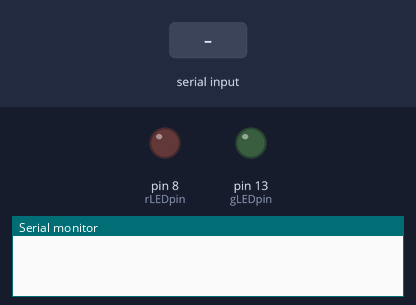
The sketch below on a simulated Arduino Uno, built with avr-gcc and run on an emulated ATmega328P. Parts: output pins drawn as LEDs (lit = HIGH), the last lines printed to the serial monitor. The inputs (shaded band) are chosen by the test bench.

Above: at 1.2 s.
1.3 s: "30,150\n" received over Serial
At 2.3 s:
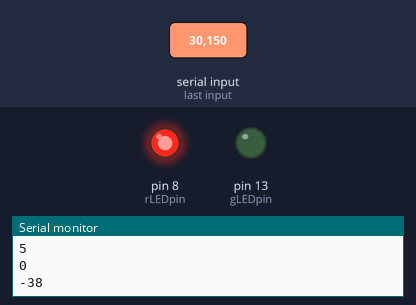
2.8 s: "1\n" received over Serial
At 4.0 s:
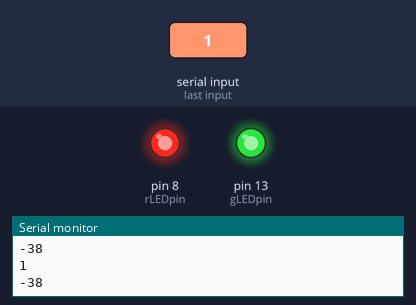
Timing chart, 0 to 5.8 s (numbered marks = the images above; inputs shaded):
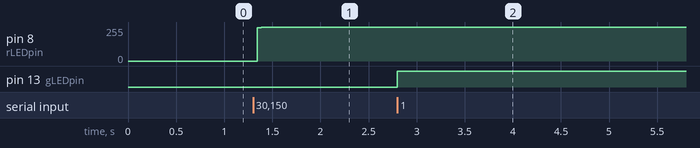

The sketch:

CommTesting.ino
```cpp
// Learning Serial Communication part 2
// Reading the output of an LED light

int gLEDpin = 13;
int rLEDpin = 8;
int incomingInput;

void setup() {
  Serial.begin(9600);
  pinMode(gLEDpin, OUTPUT);
  pinMode(rLEDpin, OUTPUT);
  //establishContact();
}

void loop() {
  while(Serial.available() == 0);

  incomingInput = Serial.read() - '0';
  //incomingInput = Serial.readString();
  Serial.println(incomingInput);

  if (incomingInput == 1){
    digitalWrite(gLEDpin, HIGH);
    digitalWrite(rLEDpin, LOW);
  }
  else if (incomingInput == 0){
    digitalWrite(gLEDpin, LOW);
    digitalWrite(rLEDpin, LOW);
  }
  else{
    digitalWrite(rLEDpin, HIGH);
  }
}

void establishContact(){
  while (Serial.available() <= 0){
    Serial.println("I AM ALIVE");
    delay(300);
  }
}
```

Measured:
- after the input at 1.3 s, pin 8 (rLEDpin): 0/255 → 255/255 after 0.05 s
- after the input at 2.8 s, pin 13 (gLEDpin): LOW → HIGH at once
